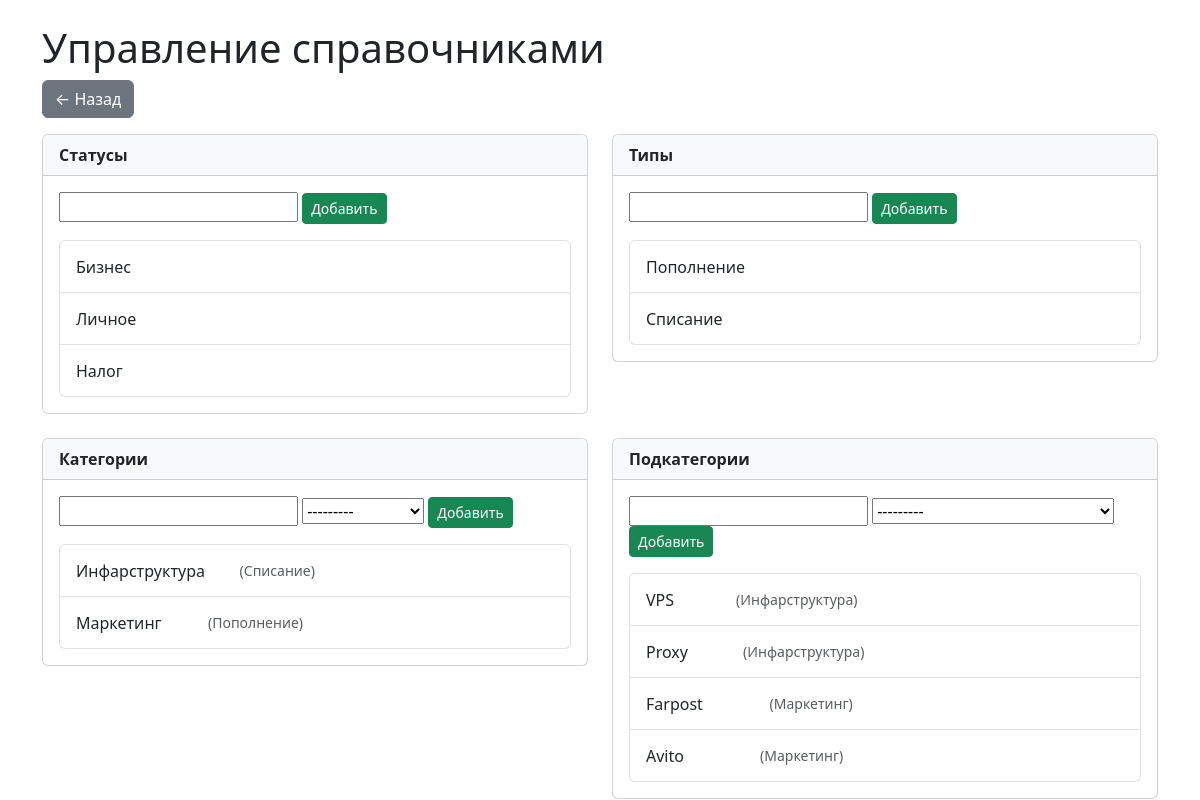
The page /reference/ on the database as committed earlier.
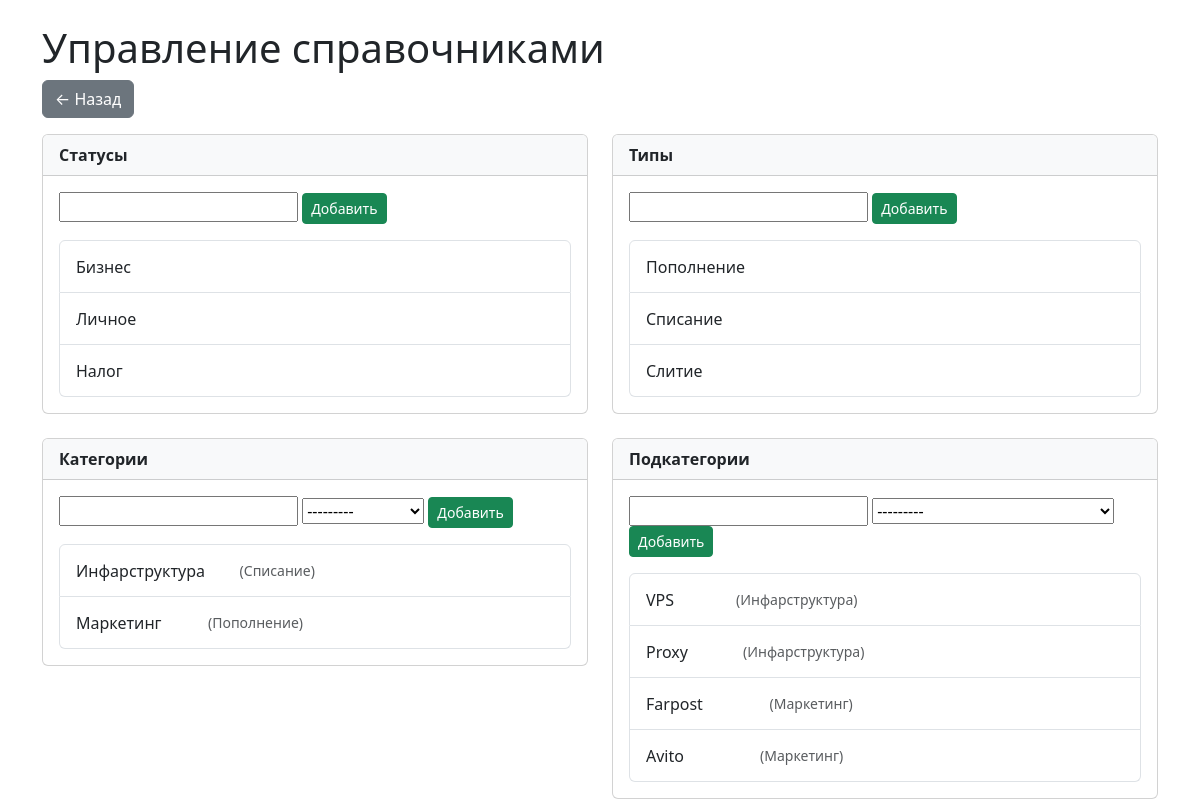
The same page on the database as committed later.
### finance/models.py (models this page shows, shortened)
class Status(models.Model):
    name = models.CharField(max_length=100, unique=True)
    class Meta:
        verbose_name = "Статус"
        verbose_name_plural = "Статусы"

class Type(models.Model):
    name = models.CharField(max_length=100, unique=True)
    class Meta:
        verbose_name = "Тип"
        verbose_name_plural = "Типы"
    def __str__(self):
        return self.name

class Category(models.Model):
    name = models.CharField(max_length=100)
    type = models.ForeignKey(Type, on_delete=models.CASCADE, related_name="categories")
    class Meta:
        verbose_name = "Категория"
        verbose_name_plural = "Категории"
        unique_together = ("name", "type")
    def __str__(self):
        return f"{self.name} ({self.type.name})"

class SubCategory(models.Model):
    name = models.CharField(max_length=100)
    category = models.ForeignKey(
        Category, on_delete=models.CASCADE, related_name="subcategories"
    )
    class Meta:
        verbose_name = "Подкатегория"
        verbose_name_plural = "Подкатегории"
        unique_together = ("name", "category")

### finance/views.py (the view, shortened to what this page needs)
# urls.py: path("reference/", views.reference_manage, name="reference_manage"),
def reference_manage(request):
    StatusForm = modelform_factory(Status, fields=("name",))
    TypeForm = modelform_factory(Type, fields=("name",))
    CategoryForm = modelform_factory(Category, fields=("name", "type"))
    SubCategoryForm = modelform_factory(SubCategory, fields=("name", "category"))
    context = {
        "statuses": Status.objects.all(),
        "types": Type.objects.all(),
        "categories": Category.objects.select_related("type"),
        "subcategories": SubCategory.objects.select_related("category"),
        "status_form": StatusForm(),
        "type_form": TypeForm(),
        "category_form": CategoryForm(),
        "subcategory_form": SubCategoryForm(),
    }
    return render(request, "finance/reference_manage.html", context)

### finance/templates/finance/reference_manage.html (shortened to what the changed rows need)
{% load static %}
<!DOCTYPE html>
<html>
    <head>
        <link rel="stylesheet"
              href="https://cdn.jsdelivr.net/npm/bootstrap@5.3.0/dist/css/bootstrap.min.css">
    </head>
    <body>
        <div class="container mt-4">
            <h1>Управление справочниками</h1>
            <div class="row g-4">
                <div class="col-md-6">
                    <div class="card">
                        <div class="card-body">
                            <ul class="list-group">
                                {% for s in statuses %}
                                    <li class="list-group-item d-flex justify-content-between align-items-center">
                                        {{ s.name }}
                                    </li>
                                {% empty %}
                                    <li class="list-group-item text-muted">Нет статусов</li>
                                {% endfor %}
                            </ul>
                        </div>
                    </div>
                </div>
                <div class="col-md-6">
                    <div class="card">
                        <div class="card-body">
                            <ul class="list-group">
                                {% for t in types %}
                                    <li class="list-group-item d-flex justify-content-between align-items-center">
                                        {{ t.name }}
                                    </li>
                                {% empty %}
                                    <li class="list-group-item text-muted">Нет типов</li>
                                {% endfor %}
                            </ul>
                        </div>
                    </div>
                </div>
                <div class="col-md-6">
                    <div class="card">
                        <div class="card-body">
                            <ul class="list-group">
                                {% for c in categories %}
                                    <li class="list-group-item d-flex justify-content-between align-items-center">
                                        {{ c.name }} <small class="text-muted">({{ c.type.name }})</small>
                                    </li>
                                {% empty %}
                                    <li class="list-group-item text-muted">Нет категорий</li>
                                {% endfor %}
                            </ul>
                        </div>
                    </div>
                </div>
                <div class="col-md-6">
                    <div class="card">
                        <div class="card-body">
                            <ul class="list-group">
                                {% for sc in subcategories %}
                                    <li class="list-group-item d-flex justify-content-between align-items-center">
                                        {{ sc.name }} <small class="text-muted">({{ sc.category.name }})</small>
                                    </li>
                                {% empty %}
                                    <li class="list-group-item text-muted">Нет подкатегорий</li>
                                {% endfor %}
                            </ul>
                        </div>
                    </div>
                </div>
            </div>
        </div>
    </body>
</html>

Rows that differ between the two databases and show on the page:
added Type: name "Слитие"
